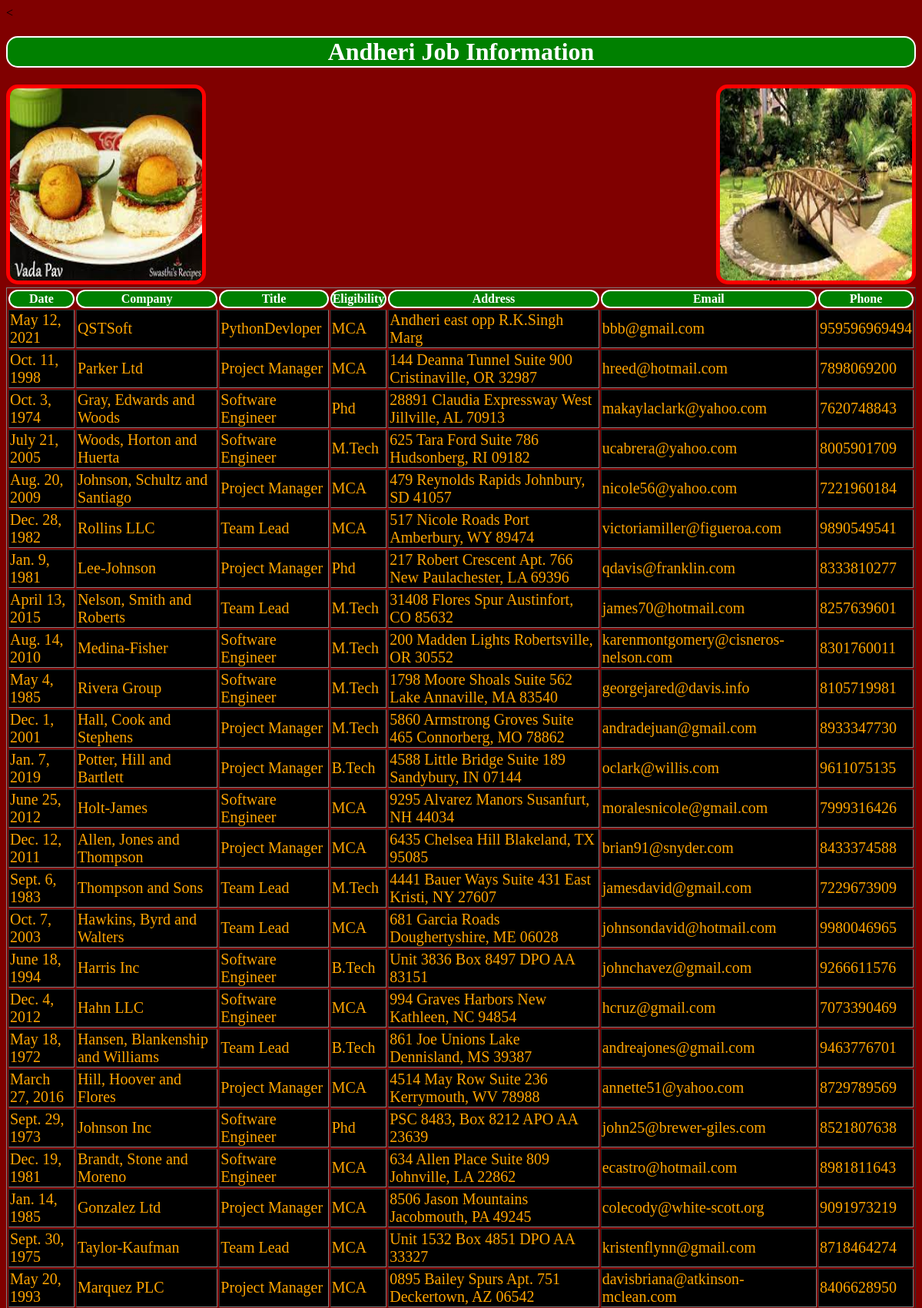
Screenshot of /aj/ (upper part) with the database file from the repository.
### testapp/models.py (models this page shows)
class AndheriJob(models.Model):
    date=models.DateField();
    company=models.CharField(max_length=200);
    title=models.CharField(max_length=200);
    eligibility=models.CharField(max_length=200);
    address=models.CharField(max_length=200);
    email=models.EmailField();
    phone=models.IntegerField();

### testapp/views.py (the view)
# urls.py: path('aj/', views.andheri_job_view),
def andheri_job_view(request):
    job_list=AndheriJob.objects.all()
    my_dict={'job_list':job_list}
    return render(request,'testapp/AndheriJob.html',context=my_dict)

### templates/testapp/AndheriJob.html (shortened to what this page needs)
<!DOCTYPE html>
{%load staticfiles%}
<html lang="en" dir="ltr">
  <head>
    <<link rel="stylesheet" href="{% static "css/demo1.css"%} ">
  </head>
  <body>
    <h1>Andheri Job Information</h1>
    <img src="{%static "images/vadapav.jpg"%}" alt="" id="img1">
    <img src="{%static "images/garden.jpg"%}" alt="" id="img2">
    {%if job_list%}
    <table border="1">
      <tr>
      <th>Date</th>
      <th>Company</th>
      <th>Title</th>
      <th>Eligibility</th>
      <th>Address</th>
      <th>Email</th>
      <th>Phone</th>
      </tr>
      {%for job in job_list%}
      <tr>
        <td>{{job.date}}</td>
        <td>{{job.company}}</td>
        <td>{{job.title}}</td>
        <td>{{job.eligibility}}</td>
        <td>{{job.address}}</td>
        <td>{{job.email}}</td>
        <td>{{job.phone}}</td>
      </tr>
      {%endfor%}
    </table>
    {%endif%}
  </body>
</html>

### static/css/demo1.css (style rules this page uses)
body { background-image: url(C:\Users\Admin\Desktop\rain.jpg); background-color:maroon; }
h1,th { background: green; color: white; text-align: center; border: 2px solid white; border-radius: 15px 15px 15px 15px; }
td { background: black; color:orange; font-size: 20px; }
img { height: 250px; width: 250px; border: 5px solid red; border-radius: 15px 15px 15px 15px; }
#img2 { float: right; }

### rows the page displays
AndheriJob: date "May 12, 2021", company "QSTSoft", title "PythonDevloper", eligibility "MCA", address "Andheri east opp R.K.Singh Marg", email "bbb@gmail.com", phone "959596969494"
AndheriJob: date "Oct. 11, 1998", company "Parker Ltd", title "Project Manager", eligibility "MCA", address "144 Deanna Tunnel Suite 900 Cristinaville, OR 32987", email "hreed@hotmail.com", phone "7898069200"
AndheriJob: date "Oct. 3, 1974", company "Gray, Edwards and Woods", title "Software Engineer", eligibility "Phd", address "28891 Claudia Expressway West Jillville, AL 70913", email "makaylaclark@yahoo.com", phone "7620748843"
AndheriJob: date "July 21, 2005", company "Woods, Horton and Huerta", title "Software Engineer", eligibility "M.Tech", address "625 Tara Ford Suite 786 Hudsonberg, RI 09182", email "ucabrera@yahoo.com", phone "8005901709"
AndheriJob: date "Aug. 20, 2009", company "Johnson, Schultz and Santiago", title "Project Manager", eligibility "MCA", address "479 Reynolds Rapids Johnbury, SD 41057", email "nicole56@yahoo.com", phone "7221960184"
AndheriJob: date "Dec. 28, 1982", company "Rollins LLC", title "Team Lead", eligibility "MCA", address "517 Nicole Roads Port Amberbury, WY 89474", email "victoriamiller@figueroa.com", phone "9890549541"
AndheriJob: date "Jan. 9, 1981", company "Lee-Johnson", title "Project Manager", eligibility "Phd", address "217 Robert Crescent Apt. 766 New Paulachester, LA 69396", email "qdavis@franklin.com", phone "8333810277"
AndheriJob: date "April 13, 2015", company "Nelson, Smith and Roberts", title "Team Lead", eligibility "M.Tech", address "31408 Flores Spur Austinfort, CO 85632", email "james70@hotmail.com", phone "8257639601"
AndheriJob: date "Aug. 14, 2010", company "Medina-Fisher", title "Software Engineer", eligibility "M.Tech", address "200 Madden Lights Robertsville, OR 30552", email "karenmontgomery@cisneros-nelson.com", phone "8301760011"
AndheriJob: date "May 4, 1985", company "Rivera Group", title "Software Engineer", eligibility "M.Tech", address "1798 Moore Shoals Suite 562 Lake Annaville, MA 83540", email "georgejared@davis.info", phone "8105719981"
AndheriJob: date "Dec. 1, 2001", company "Hall, Cook and Stephens", title "Project Manager", eligibility "M.Tech", address "5860 Armstrong Groves Suite 465 Connorberg, MO 78862", email "andradejuan@gmail.com", phone "8933347730"
AndheriJob: date "Jan. 7, 2019", company "Potter, Hill and Bartlett", title "Project Manager", eligibility "B.Tech", address "4588 Little Bridge Suite 189 Sandybury, IN 07144", email "oclark@willis.com", phone "9611075135"
AndheriJob: date "June 25, 2012", company "Holt-James", title "Software Engineer", eligibility "MCA", address "9295 Alvarez Manors Susanfurt, NH 44034", email "moralesnicole@gmail.com", phone "7999316426"
AndheriJob: date "Dec. 12, 2011", company "Allen, Jones and Thompson", title "Project Manager", eligibility "MCA", address "6435 Chelsea Hill Blakeland, TX 95085", email "brian91@snyder.com", phone "8433374588"
AndheriJob: date "Sept. 6, 1983", company "Thompson and Sons", title "Team Lead", eligibility "M.Tech", address "4441 Bauer Ways Suite 431 East Kristi, NY 27607", email "jamesdavid@gmail.com", phone "7229673909"
AndheriJob: date "Oct. 7, 2003", company "Hawkins, Byrd and Walters", title "Team Lead", eligibility "MCA", address "681 Garcia Roads Doughertyshire, ME 06028", email "johnsondavid@hotmail.com", phone "9980046965"
AndheriJob: date "June 18, 1994", company "Harris Inc", title "Software Engineer", eligibility "B.Tech", address "Unit 3836 Box 8497 DPO AA 83151", email "johnchavez@gmail.com", phone "9266611576"
AndheriJob: date "Dec. 4, 2012", company "Hahn LLC", title "Software Engineer", eligibility "MCA", address "994 Graves Harbors New Kathleen, NC 94854", email "hcruz@gmail.com", phone "7073390469"
AndheriJob: date "May 18, 1972", company "Hansen, Blankenship and Williams", title "Team Lead", eligibility "B.Tech", address "861 Joe Unions Lake Dennisland, MS 39387", email "andreajones@gmail.com", phone "9463776701"
AndheriJob: date "March 27, 2016", company "Hill, Hoover and Flores", title "Project Manager", eligibility "MCA", address "4514 May Row Suite 236 Kerrymouth, WV 78988", email "annette51@yahoo.com", phone "8729789569"
AndheriJob: date "Sept. 29, 1973", company "Johnson Inc", title "Software Engineer", eligibility "Phd", address "PSC 8483, Box 8212 APO AA 23639", email "john25@brewer-giles.com", phone "8521807638"
AndheriJob: date "Dec. 19, 1981", company "Brandt, Stone and Moreno", title "Software Engineer", eligibility "MCA", address "634 Allen Place Suite 809 Johnville, LA 22862", email "ecastro@hotmail.com", phone "8981811643"
AndheriJob: date "Jan. 14, 1985", company "Gonzalez Ltd", title "Project Manager", eligibility "MCA", address "8506 Jason Mountains Jacobmouth, PA 49245", email "colecody@white-scott.org", phone "9091973219"
AndheriJob: date "Sept. 30, 1975", company "Taylor-Kaufman", title "Team Lead", eligibility "MCA", address "Unit 1532 Box 4851 DPO AA 33327", email "kristenflynn@gmail.com", phone "8718464274"
AndheriJob: date "May 20, 1993", company "Marquez PLC", title "Project Manager", eligibility "MCA", address "0895 Bailey Spurs Apt. 751 Deckertown, AZ 06542", email "davisbriana@atkinson-mclean.com", phone "8406628950"
